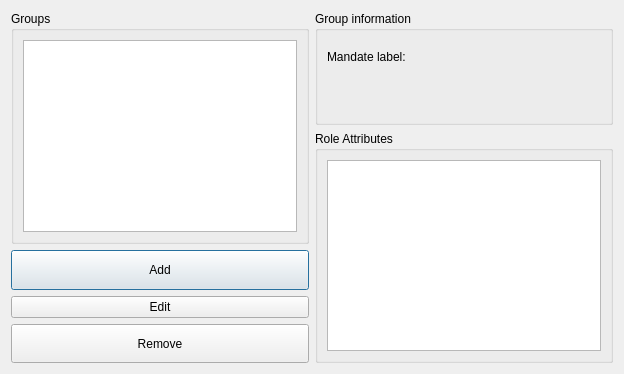
<?xml version="1.0" encoding="UTF-8"?>
<ui version="4.0">
 <class>CMandatoryGroups</class>
 <widget class="QDialog" name="CMandatoryGroups">
  <property name="geometry">
   <rect>
    <x>0</x>
    <y>0</y>
    <width>624</width>
    <height>374</height>
   </rect>
  </property>
  <property name="windowTitle">
   <string>Mandate groups</string>
  </property>
  <layout class="QGridLayout" name="gridLayout">
   <item row="0" column="0" rowspan="2">
    <widget class="QGroupBox" name="MandatoryGroups_groupBox">
     <property name="title">
      <string>Groups</string>
     </property>
     <layout class="QVBoxLayout" name="verticalLayout">
      <item>
       <widget class="QListView" name="MandatoryGroupslistView"/>
      </item>
     </layout>
    </widget>
   </item>
   <item row="0" column="1">
    <widget class="QGroupBox" name="groupBox">
     <property name="title">
      <string>Group information</string>
     </property>
     <layout class="QVBoxLayout" name="verticalLayout_2">
      <item>
       <widget class="QLabel" name="MandatoryMark_label_2">
        <property name="text">
         <string>Mandate label:</string>
        </property>
       </widget>
      </item>
      <item>
       <widget class="QLabel" name="MandatoryMark_label">
        <property name="text">
         <string/>
        </property>
       </widget>
      </item>
     </layout>
    </widget>
   </item>
   <item row="1" column="1" rowspan="2">
    <widget class="QGroupBox" name="RoleAtributes_groupBox">
     <property name="title">
      <string>Role Attributes</string>
     </property>
     <layout class="QHBoxLayout" name="horizontalLayout">
      <item>
       <widget class="QListWidget" name="RoleAtributes_listWidget"/>
      </item>
     </layout>
    </widget>
   </item>
   <item row="2" column="0">
    <layout class="QVBoxLayout" name="Buttons_Layout">
     <item>
      <widget class="QPushButton" name="AddMandatoryGroup_Button">
       <property name="sizePolicy">
        <sizepolicy hsizetype="Preferred" vsizetype="Preferred">
         <horstretch>0</horstretch>
         <verstretch>0</verstretch>
        </sizepolicy>
       </property>
       <property name="text">
        <string>Add</string>
       </property>
      </widget>
     </item>
     <item>
      <widget class="QPushButton" name="EditMandatoryGroup_pushButton">
       <property name="text">
        <string>Edit</string>
       </property>
      </widget>
     </item>
     <item>
      <widget class="QPushButton" name="DeleteMandatoryGroup_Button">
       <property name="sizePolicy">
        <sizepolicy hsizetype="Minimum" vsizetype="Preferred">
         <horstretch>0</horstretch>
         <verstretch>0</verstretch>
        </sizepolicy>
       </property>
       <property name="text">
        <string>Remove</string>
       </property>
      </widget>
     </item>
    </layout>
   </item>
  </layout>
 </widget>
 <resources/>
 <connections/>
</ui>
